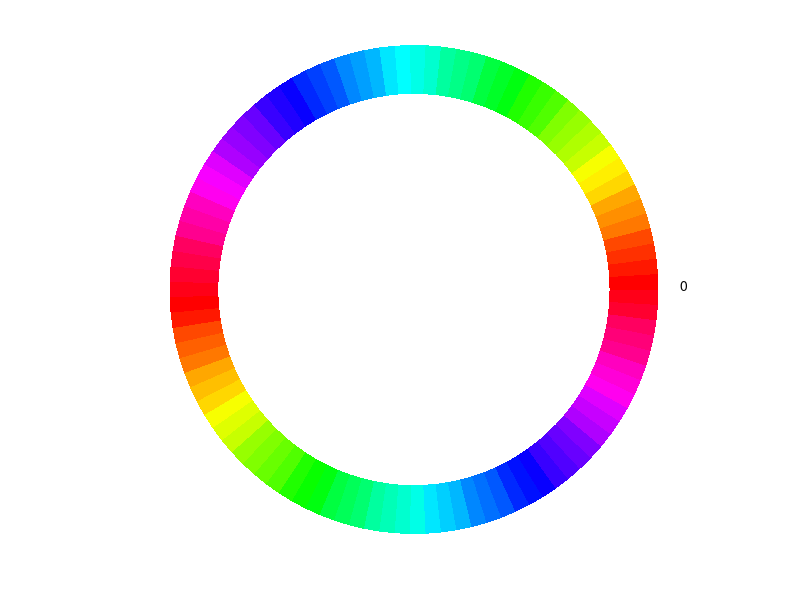

This chart was generated by the following MATLAB code: (Note: this script raises an error after producing the figure.)
clc;clear all;close all
Located='/Users/missyvetteyu/GoogleDrive/HexagonBoundary/dimer_exp19/Datanalysis/S/';
r = linspace(0.8,1,10);
theta = linspace(0, 2*pi, 100);
[rg, thg] = meshgrid(r,theta);
[x,y] = pol2cart(thg,rg);
pcolor(x,y,mod(thg, pi));
colormap(hsv);
shading flat;
axis equal;
axis off

r = 1.15;
theta = 0:30:330;
[x,y] = pol2cart(theta/180*pi,r);
for i = 1:length(theta)
    
    h = text(x(i)-0.06, y(i)+0.02, [num2str(theta(i))]);%, '^{\circ}']);
%     h = text(x(i), y(i), sprintf('%3i \circ', theta(i)));
    h.HorizontalAlignment = 'center';
    h.FontSize = 16;
%     h.Interpreter = 'none';        
end
set(gcf,'Paperunits','centimeters','PaperPosition',[0 0 8 8]);
print(gcf,'-depsc','-tiff','-r300', [Located 'color_wheel.eps']);
print(gcf,'-dpng','-r100',[Located 'color_wheel.png']);